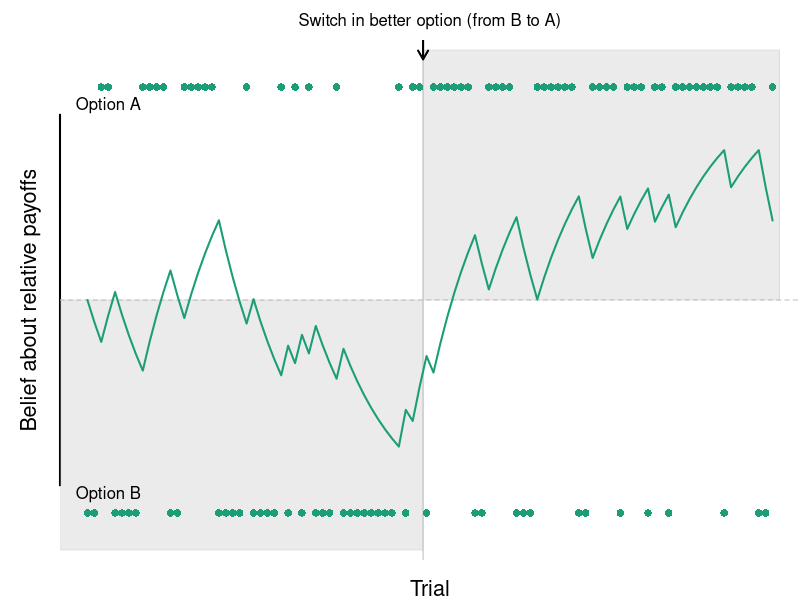

Recreate this plot in R.

#####
#
# Simulating an individual reinforcement-learning experiment (Mind & Brain, day 3)
#
####



#We assume that there is always one option with higher expected reward compared to the rest
#The optimal option switches after half of the trials

# Individual learning
# Use reinforcement recursion:

# A_i,t = (1-phi)*A_i,t-1 + phi*P_i,t
# where A_i,t is latent attraction (value) to option i at time t
# phi is updating parameter
# P_i is payoff from option i at time t

# Individual choice probability given by softmax
# P_ind = exp( lambda*A_1,t ) / Sum( exp(lambda*A_t) )
# where lambda is a scaling parameter to add noise (i.e., exploration) to choice.
# As lambda -> 0, choice becomes noisy.


# for utilities
library(RColorBrewer)
library(scales)


#Simulation function
#First we define the simulation function with a set of parameters

Sim_fct <- function(Tmax = 100,
                    N,              # Number of individuals
                    N_options = 2, 
                    Payoff_Better,
                    Payoff_Worse, 
                    Payoff_SD,
                    phi,            # learning rate
                    lambda          # exploration/exploitation rate
                    ) {
  
  Q_values <- matrix(0.1, nrow = N, ncol = N_options )
  
  #Create output object to record choices and payoffs participants received as well as observed choices and latent Q_values
  Result <- list(id=rep(1:N, each = Tmax),
                  trial= rep(1:Tmax, N), 
                  Choice=NA, 
                  Correct=NA, 
                  Payoff=NA, 
                  Q_values = array(NA, dim = c(Tmax, N, N_options))
                  )
  
  # Start simulation loop
  for (trial in 1:Tmax) {
    #Store Q values
    Result$Q_values[trial,,] <- Q_values
    
    #Loop over all individuals
    for (id in 1:N){
      #Individual choice probabilities
      p <- sapply(1:N_options, function(option)  exp(lambda * Q_values[id, option]) / sum (exp(lambda * Q_values[id,]) ))
      #Make choice proportional to values
      choice <- sample(1:N_options, size = 1, prob = p)
      
      #Generate a payoff based on choice
      
      #Individual chose better option
      if ( (trial <= Tmax/2 & choice == 1) | (trial > Tmax/2 & choice == 2)  ) {
        payoff <- round(rnorm(1, mean=Payoff_Better, sd=Payoff_SD))
        while (payoff<0) payoff <- round(rnorm(1, mean=Payoff_Better, sd=Payoff_SD))
        correct <- 1
        
        #Individual chose worse option
      } else {
        payoff <- round(rnorm(1, mean=Payoff_Worse, sd=Payoff_SD))
        while (payoff<0) payoff <- round(rnorm(1, mean=Payoff_Worse, sd=Payoff_SD))
        correct <- 0
      }
      
      #Record choice & Payoff
      Result$Choice[which(Result$id==id & Result$trial==trial)]  <- choice
      Result$Payoff[which(Result$id==id & Result$trial==trial)]  <- payoff
      Result$Correct[which(Result$id==id & Result$trial==trial)] <- correct
      
      #Update attraction scores based on payoff
      
      pay <- rep(0, N_options)
      pay[choice] <- payoff
      
      #Updating all options (our default here)
      Q_values[id,] <- (1-phi)  *Q_values[id,] + phi * pay
      
      #Updating only chosen option
      #Q_values[id,choice] <- (1-phi)  *Q_values[id,choice] + phi * pay[choice]
      
    }#individual id
    
  }#trial
  
  #Record parameter values
  Result$phi = phi
  Result$lambda = lambda

  
  return(Result)
  
}#sim_funct

#Run simulation

Result <- Sim_fct(N=1,  #Plot works best for 1-5 individuals
                  
                  #Choice environment
                  Payoff_Better=0.6,       # > 0
                  Payoff_Worse=0.59,        # >= 0
                  Payoff_SD=0,           # >= 0
                  
                  #Individual learning parameters
                  phi=0.1,  #Learning rate; 0 <-> 1
                  lambda=2) #Exploration/Exploitation rate; >= 0
                  

#Plot

{
  par(mar = c(2,3,0,0), oma = c(0,0,2,0))
  
  #color stuff
  x <- seq(from=0, to=1, by=0.2) # fake data
  col.pal <- brewer.pal(length(x), "Dark2") #create a pallette
  
  plot(Result$Q_values[, 1, 1], type  = "n", ylim = c(-1.3, 1.3), xlab = "",ylab = "", bty = "n", xaxt = "n", yaxt = "n")
  axis(side = 2, labels = FALSE, tck = 0, lwd = 2)
  abline(v = 49.5, lty  =1, col = "grey")
  abline(h = 0, lty  =2, col = "grey")
  rect(-3, -1.35, 49.5, 0, density = NA, col = alpha("grey", alpha = 0.3), border = NULL)
  rect(49.5, 0, 101, 1.35, density = NA, col = alpha("grey", alpha = 0.3), border = NULL)
  
  for (id in 1:max(Result$id)) {
    color = col.pal[id]
    
    lines((Result$Q_values[, id, 2]-Result$Q_values[, id, 1])/max(Result$Q_values), col = color, lwd = 2)
    points(ifelse(Result$Choice[Result$id==id]==2, 1.1+(id*0.05), -1.1-(id*0.05)), col = color, pch = 16)
  }
  
  mtext("Switch in better option (from B to A)", side = 3, outer = FALSE, line = 0.5, cex = 1)
  mtext("Belief about relative payoffs", side = 2, outer = FALSE, line = 1, cex = 1.3)
  mtext("Trial", side = 1, outer = FALSE, line = 1, cex = 1.3)
  
  text("Option B", x = 4, y = -1.05)
  text("Option A", x = 4, y = 1.05)
  arrows(49.5,1.7,49.5,1.3, length = 0.1, lwd = 2)  
}



####
###
##
# TASKS
##
###
####

#We start with a very simple scenario with binary rewards (0 vs.1) and no noise:
#1. Vary phi and describe its effect on learning and behavior?
#2. Vary lambda and describe its effect on learning and behavior?
#3. Which combination(s) of both learning parameters lead to best learning outcomes and why?
  
#Now set Payoff_Better=15 and Payoff_Worse=12:
#4. Vary payoff stochasticity (which determines difficulty). Describe its effect on learning and "optimal" parameter combinations. 
#Note that the effect of lambda depends on payoff values, so lambda values between 0 and 0.5 are more sensible now.

#5. Does is change dynamics if we only update chosen option?




